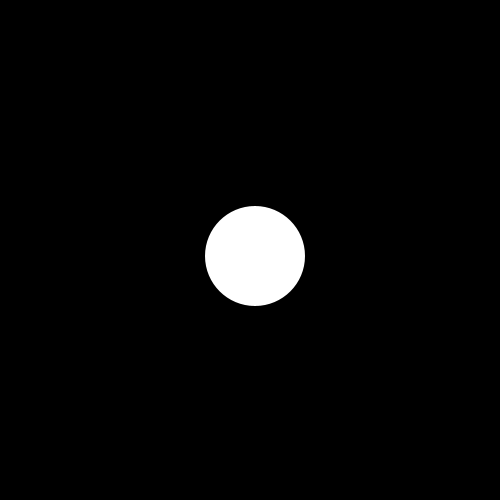
Frame 1 (no input)
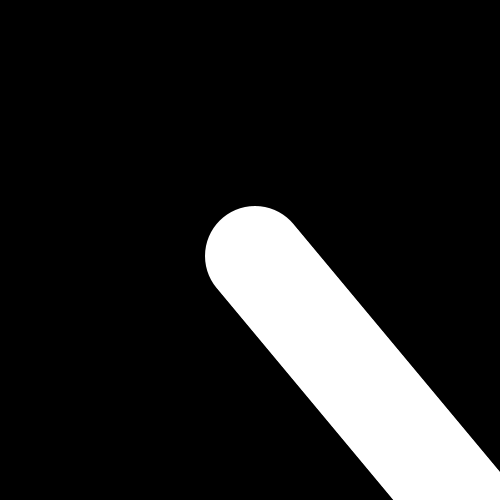
Frame 60 (the mouse pressed at the canvas centre just before this capture)
Frame 120 (the mouse held since frame 60 and released just before this capture): identical to frame 60, image omitted

The Processing sketch that drew these frames (run headless with seeded random() and noise(); from frame 60 on, the mouse is pressed at the canvas centre):

// Processing sketch: bouncingBallNoVectors
// ── bouncingBallNoVectors.pde
//inspiration taken from Daniel Shiffman's nature of code
//chapter 1

float x; 
float y; 
float xSpeed; 
float ySpeed; 
//float r, g, b; 
int radius; 

void setup(){
  size(500, 500);
  background(0); 
  xSpeed = 5; 
  ySpeed = 6; 
  
  smooth(); 
  x = width/2; 
  y = height/2; 
  
  radius = 100; 
}

void draw(){
  //fill(0, 10); 
  //rect(0, 0, width, height);  
  
  x = x + xSpeed;
  y = y + ySpeed; 
  
  //create boundaries
  //if( x>= (width- radius/2) || x<= radius/2){
  //  xSpeed = xSpeed *-1; //reverses xDirection
  //}
  //if( y >= (height-radius/2) || y <= radius/2){
  //  ySpeed = ySpeed * -1; 
  //}
  
  //if( x== (width- radius/2) || x== radius/2 ){
  //  r = random(0,255); 
  //  g = random(0, 255); 
  //  b = random(0, 255); 
  //}
  
  //if( y>= (height- radius/2) || y<= radius/2 ){
  //   r = random(0,255); 
  //   g = random(0, 255); 
  //   b = random(0, 255); 
  //}
  
    noStroke();   
    //fill(r, g, b);
    fill(255);
    ellipse(x, y, radius, radius); 
}
